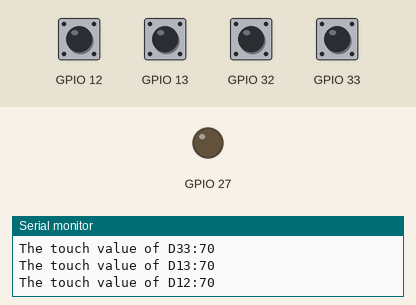
Recording of a sketch running on a simulated ESP32. Shown: output pins drawn as LEDs (lit = HIGH), the last lines printed to the serial monitor. The inputs (shaded band) are chosen by the test bench; at power-on: GPIO 12, GPIO 13, GPIO 32, GPIO 33 HIGH.

Above: at 1.2 s.
1.3 s: GPIO 12 pulled LOW for 0.15 s
At 1.44 s:
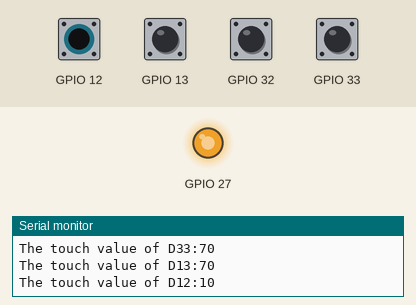
3.0 s: GPIO 13 pulled LOW for 0.15 s
At 4.5 s:
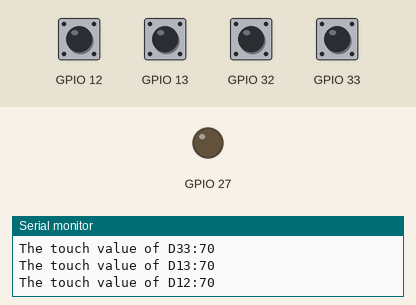
Timing chart, 0 to 6.0 s (numbered marks = the images above; inputs shaded):
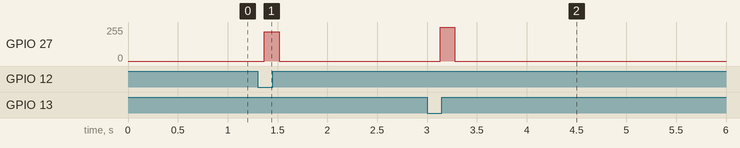

Measured:
- after the input at 1.3 s, GPIO 27: 0/255 → 219/255 after 0.07 s, → 0/255 0.15 s later
- after the input at 3.0 s, GPIO 27: 0/255 → 255/255 after 0.13 s, → 0/255 0.15 s later

The sketch:

S3_IoT.ino
```cpp
const int freq = 1000;
const int channel = 0;
const int res = 8;

void setup() {
  Serial.begin(9600);
  pinMode(27, OUTPUT);
  ledcSetup(channel, freq, res);
  ledcAttachPin(27, channel);

}

void loop() {
  int touch1 = 0; //
  touch1 = touchRead(T9);
  Serial.print("The touch value of D32: ");
  Serial.println(touch1);

  int touch2 = 0;
  touch2 = touchRead(T8);
  Serial.print("The touch value of D33:");
  Serial.println(touch2);

  int touch3 = 0;
  touch3 = touchRead(T4);
  Serial.print("The touch value of D13:");
  Serial.println(touch3);

  int touch4 = 0;
  touch4 = touchRead(T5);
  Serial.print("The touch value of D12:");
  Serial.println(touch4);

  if(touch1 < 40) {
    ledcWrite(channel, 255);
    delay(100);
  }
  else if(touch2 < 40) {
    ledcWrite(channel, 280);
    delay(100);
  }
  else if(touch3 < 40) {
    ledcWrite(channel, 300);
    delay(100);
  }

  else if(touch4 < 40) {
    ledcWrite(channel, 220);
    delay(100);
  }

  else{
    ledcWrite(channel, 0);
    delay(100);
  }
}
```
